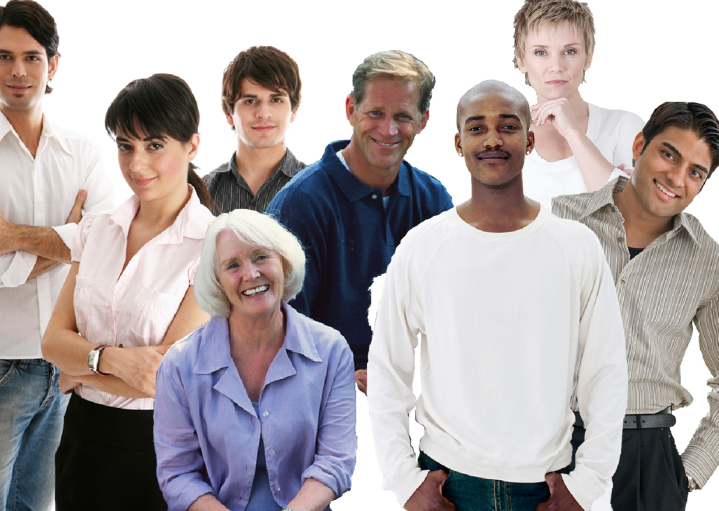
#> input picture In/Sample1.jpg, 1437 x 1022 px (shown at 1/2 size)
$ python Filters.py   (Python 2 division)
#> lines starting #> are read from the running program, lines starting #| are printed output that depends on the picture
import numpy as np
import cv2
import os.path
from matplotlib import pyplot as plt

Image_File = "In/Sample1.jpg"

def HighPassFilter(fftshiftImage, filterSIze):
    rows, cols = fftshiftImage.shape
    crow,ccol = rows/2 , cols/2
    fftshiftImage[crow-(filterSIze/2):crow+(filterSIze/2), ccol-(filterSIze/2):ccol+(filterSIze/2)] = 0
    return (fftshiftImage)


def filterFunc():
    rects = []
    hsv_planes = [[[]]]
    if os.path.isfile(Image_File):
        BGR=cv2.imread(Image_File)
#> BGR is the input picture: shape (1022, 1437, 3); mean B, G, R 167, 166.1, 174.4
        gray = cv2.cvtColor(BGR, cv2.COLOR_BGR2GRAY)
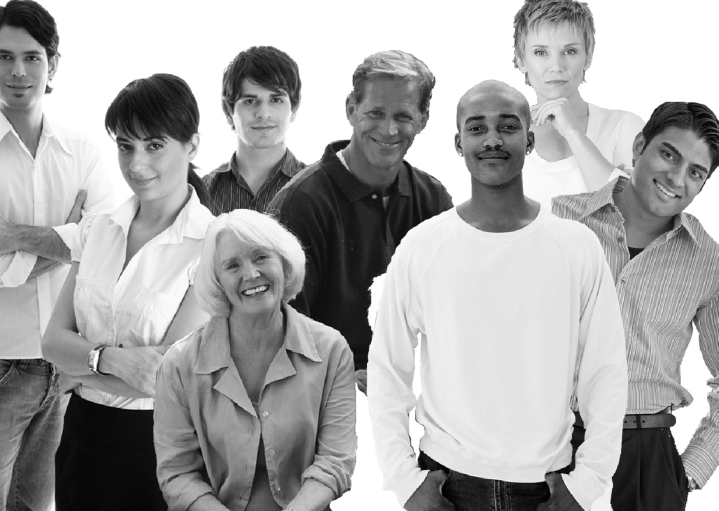
#> gray: shape (1022, 1437) (shown at 1/2 size); min 0, max 255, mean 168.7
        img = gray
        f = np.fft.fft2(img)
        fshift = np.fft.fftshift(f)
        magnitude_spectrum = 20*np.log(np.abs(fshift))
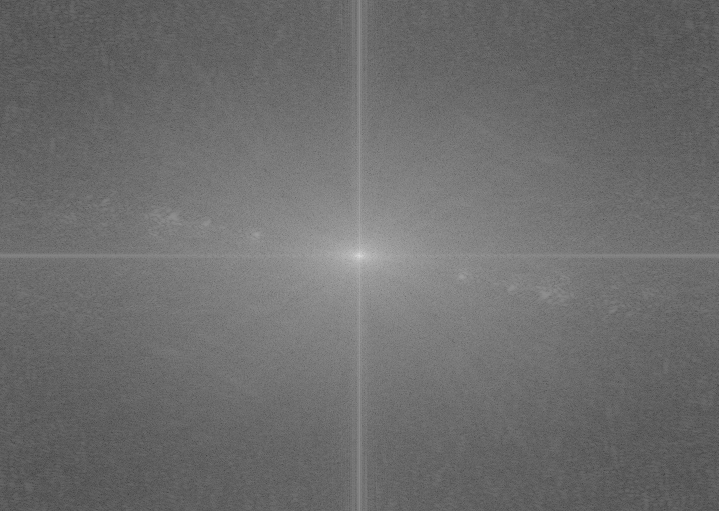
#> magnitude_spectrum: shape (1022, 1437) float64 (shown at 1/2 size); min -0.747, max 386.6, mean 165.2; drawn with min black and max white

        plt.subplot(221),plt.imshow(img, cmap = 'gray')
        plt.title('Input Image'), plt.xticks([]), plt.yticks([])

        plt.subplot(222),plt.imshow(magnitude_spectrum, cmap = 'gray')
        plt.title('Magnitude Spectrum'), plt.xticks([]), plt.yticks([])

        FiltzeredFFT = HighPassFilter(fshift, 60)
        plt.subplot(223),plt.imshow(np.abs(FiltzeredFFT), cmap = 'gray')
        plt.title('Filtered'), plt.xticks([]), plt.yticks([])


        f_ishift = np.fft.ifftshift(FiltzeredFFT)
        img_back = np.fft.ifft2(f_ishift)
        img_back = np.abs(img_back)
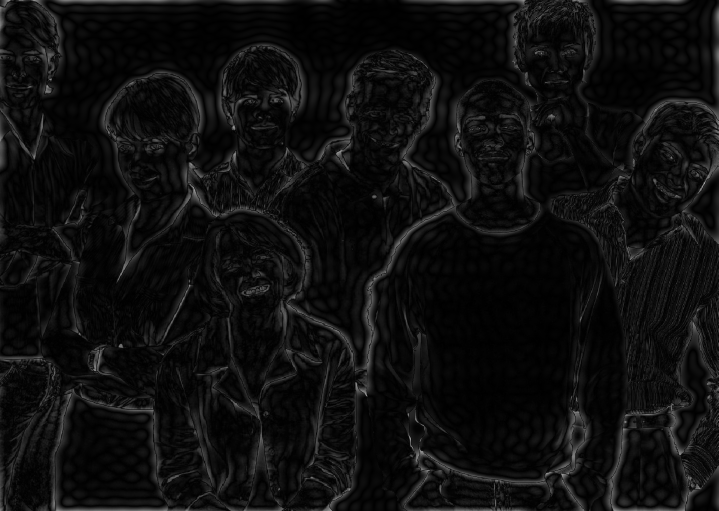
#> img_back: shape (1022, 1437) float64 (shown at 1/2 size); min 0.00476, max 177.2, mean 14.9
        plt.subplot(224),plt.imshow(np.abs(img_back), cmap = 'gray')
        plt.title('Filtered Image'), plt.xticks([]), plt.yticks([])
        plt.show()
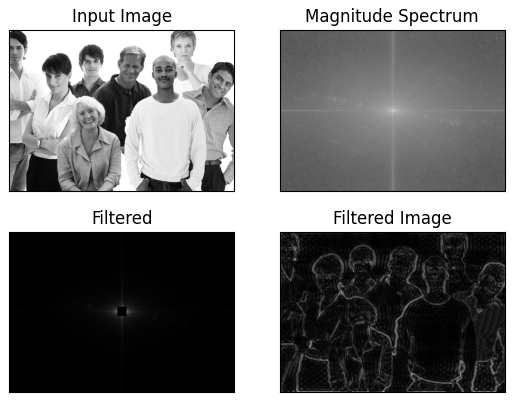
#> figure drawn by matplotlib, 4 panels


def main():
	filterFunc()


main()
